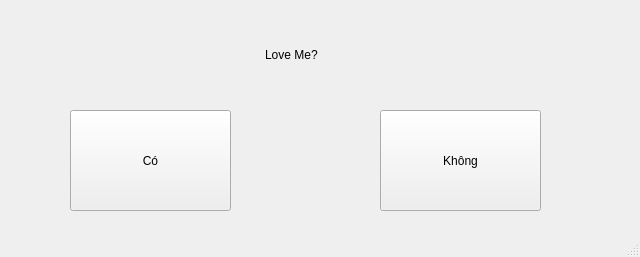
<?xml version="1.0" encoding="UTF-8"?>
<ui version="4.0">
 <class>MainWindow</class>
 <widget class="QMainWindow" name="MainWindow">
  <property name="geometry">
   <rect>
    <x>0</x>
    <y>0</y>
    <width>640</width>
    <height>257</height>
   </rect>
  </property>
  <property name="windowTitle">
   <string>MainWindow</string>
  </property>
  <widget class="QWidget" name="centralwidget">
   <widget class="QPushButton" name="yes_button">
    <property name="geometry">
     <rect>
      <x>70</x>
      <y>110</y>
      <width>161</width>
      <height>101</height>
     </rect>
    </property>
    <property name="text">
     <string>Có</string>
    </property>
   </widget>
   <widget class="QPushButton" name="no_button">
    <property name="geometry">
     <rect>
      <x>380</x>
      <y>110</y>
      <width>161</width>
      <height>101</height>
     </rect>
    </property>
    <property name="text">
     <string>Không</string>
    </property>
   </widget>
   <widget class="QLabel" name="label">
    <property name="geometry">
     <rect>
      <x>140</x>
      <y>20</y>
      <width>301</width>
      <height>71</height>
     </rect>
    </property>
    <property name="text">
     <string>Love Me?</string>
    </property>
    <property name="textFormat">
     <enum>Qt::RichText</enum>
    </property>
    <property name="indent">
     <number>125</number>
    </property>
   </widget>
  </widget>
  <widget class="QStatusBar" name="statusbar"/>
 </widget>
 <resources/>
 <connections/>
</ui>
